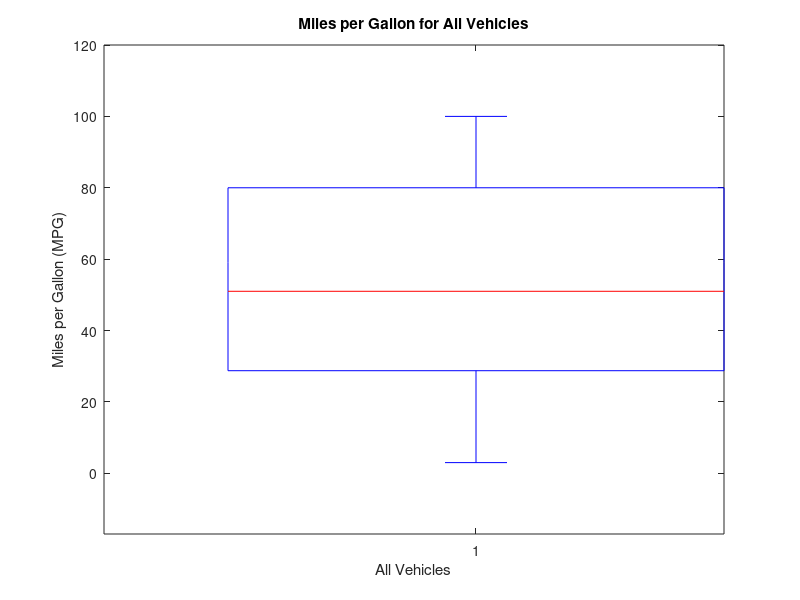

MATLAB code to generate this figure:
close all;
clear;
arr=[1:1:100];
arr=arr';
arr2=randi(100,100,1);
boxplot(arr2)
ylim([min(arr2)-20 max(arr2)+20])
xlabel('All Vehicles')
ylabel('Miles per Gallon (MPG)')
title('Miles per Gallon for All Vehicles')



















